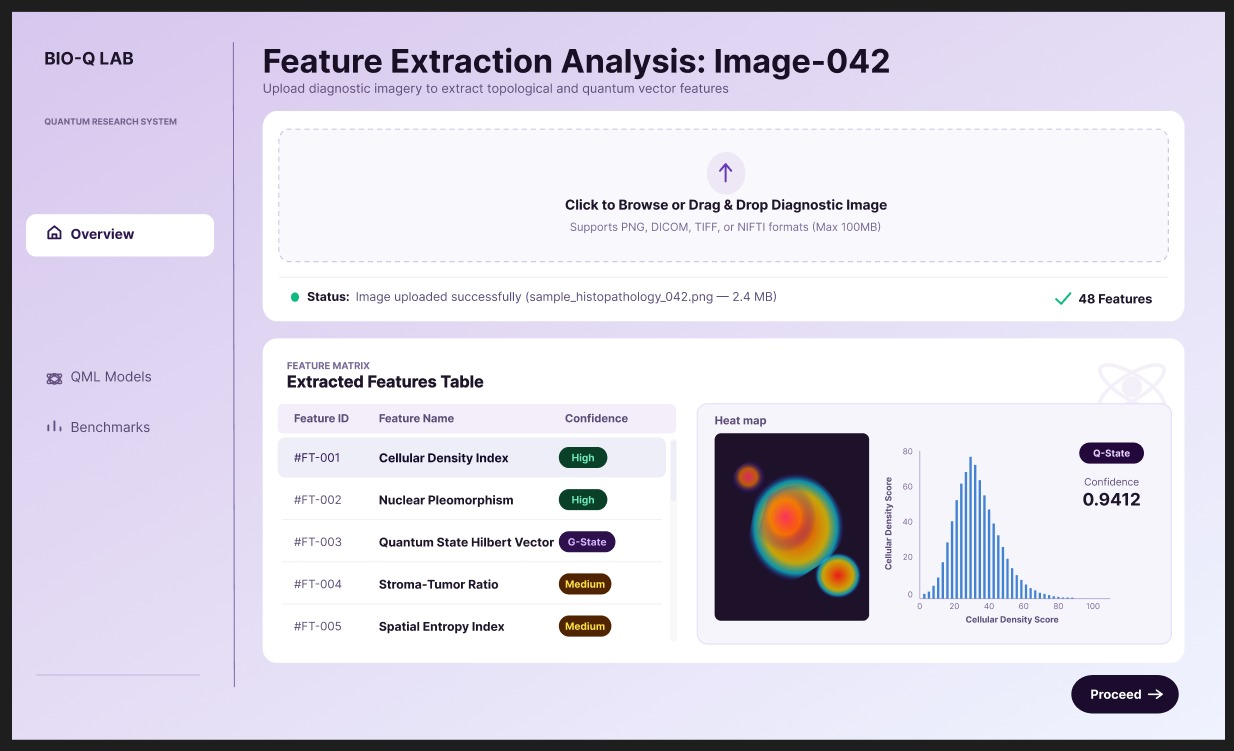
#> input picture Context-references/screen1.jpeg, 1234 x 751 px
$ python -i preprocess.py   (imports and definitions only)
#> lines starting #> are read from the running program, lines starting #| are printed output that depends on the picture; after the words box and inside, x2 and y2 are one past the last pixel; in counts of white or black regions, pixels touching at a corner belong together
"""
core/preprocess.py  (backend/core/preprocess.py)
================================================

SEAM 2 — preprocessing ops. Phase 1 ships nine user ops plus two locked ones.

    OP_REGISTRY[name] -> OpSpec(op, label, order, fn, params_schema, locked)
    PRESETS[name]     -> PresetSpec(name, label, ops)

Adding an op in Phase 2/3 = write a function + add one dict entry. No frontend
work: the Configure screen builds its controls from `params_schema`.

THE TWO RULES
-------------
1.  Every op takes and returns **uint8 RGB, shape (H, W, 3)**. Always. Even
    grayscale and binarize, which convert back to three channels before
    returning. This makes ops freely composable, makes every intermediate
    stage directly renderable in the preview strip, and removes an entire
    class of "why is this array 2-D here" bug.

2.  `order` is a property of the OP, not of the user's config. Users toggle
    ops on and off and tune params; they never reorder. This is not UI
    laziness — the order is load-bearing:

        remove_grid (300) MUST run before grayscale (400)

    because it identifies the pink ECG graph paper by its *colour saturation*.
    After grayscale, that information is gone and the op silently does
    nothing. `apply_ops` sorts by `order` regardless of list order, so a
    config that lists them backwards still works.

No ML here. Nothing is fitted, nothing is learned, every image gets identical
treatment. That is why preprocessing is not subject to the train-only rule —
there is nothing to leak.
"""

from __future__ import annotations

import base64
import io
import logging
from pathlib import Path
from typing import Any, Sequence

import cv2
import numpy as np
from PIL import Image, ImageOps

from backend.core.contracts import OpConfig, OpSpec, PresetSpec

log = logging.getLogger(__name__)

RESIZE_PX = 224          # ResNet18 input; BackboneSpec.input_size agrees
PREVIEW_PX = 240         # per-stage thumbnail size for the preview strip


# ---------------------------------------------------------------------------
# Image I/O — the one place a file becomes an array
# ---------------------------------------------------------------------------

# [21 lines left out: functions load_image, to_b64, not called in this run]


# ---------------------------------------------------------------------------
# Internal helpers
# ---------------------------------------------------------------------------

def _rgb(img: np.ndarray) -> np.ndarray:
    """Coerce anything to contiguous uint8 (H, W, 3). Rule 1's enforcement."""
    a = np.asarray(img)
    if a.dtype != np.uint8:
        a = np.clip(a, 0, 255).astype(np.uint8)
    if a.ndim == 2:
        a = cv2.cvtColor(a, cv2.COLOR_GRAY2RGB)
    elif a.ndim == 3 and a.shape[2] == 4:
        a = cv2.cvtColor(a, cv2.COLOR_RGBA2RGB)
    elif a.ndim == 3 and a.shape[2] == 1:
        a = cv2.cvtColor(a[:, :, 0], cv2.COLOR_GRAY2RGB)
    elif a.ndim != 3 or a.shape[2] != 3:
        raise ValueError(f"cannot interpret array of shape {a.shape} as an image")
    return np.ascontiguousarray(a)


def _gray(img: np.ndarray) -> np.ndarray:
    """Single-channel view for ops that need it internally."""
    return cv2.cvtColor(_rgb(img), cv2.COLOR_RGB2GRAY)
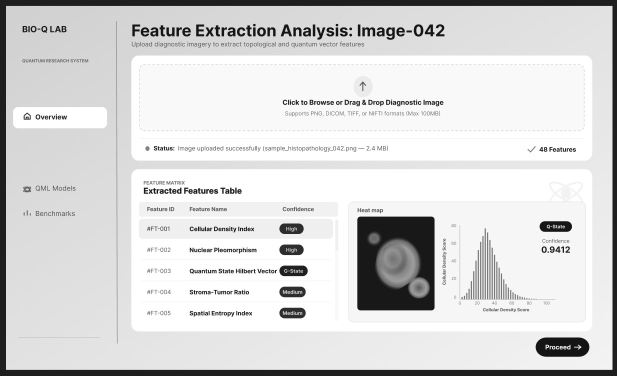
#> returned value: shape (751, 1234) (shown at 1/2 size); min 8, max 255, mean 216.2


# [74 lines left out: functions _ink_mask, op_crop_border, op_deskew, op_remove_grid, not called in this run]


def op_grayscale(img: np.ndarray) -> np.ndarray:
    """Colour carries no diagnostic signal once the grid is gone."""
    return cv2.cvtColor(_gray(img), cv2.COLOR_GRAY2RGB)


# [20 lines left out: functions op_clahe, op_denoise, not called in this run]


def op_binarize(img: np.ndarray, method: str = "fixed",
                thr: int = 200) -> np.ndarray:
    """Black trace on white. fixed is predictable and demoable; otsu picks the
    threshold per image and handles varying exposure; adaptive handles uneven
    lighting across a single page."""
    g = _gray(img)
    if method == "otsu":
        _, b = cv2.threshold(g, 0, 255, cv2.THRESH_BINARY + cv2.THRESH_OTSU)
    elif method == "adaptive":
        b = cv2.adaptiveThreshold(g, 255, cv2.ADAPTIVE_THRESH_GAUSSIAN_C,
                                  cv2.THRESH_BINARY, 31, 10)
    else:
        _, b = cv2.threshold(g, int(thr), 255, cv2.THRESH_BINARY)
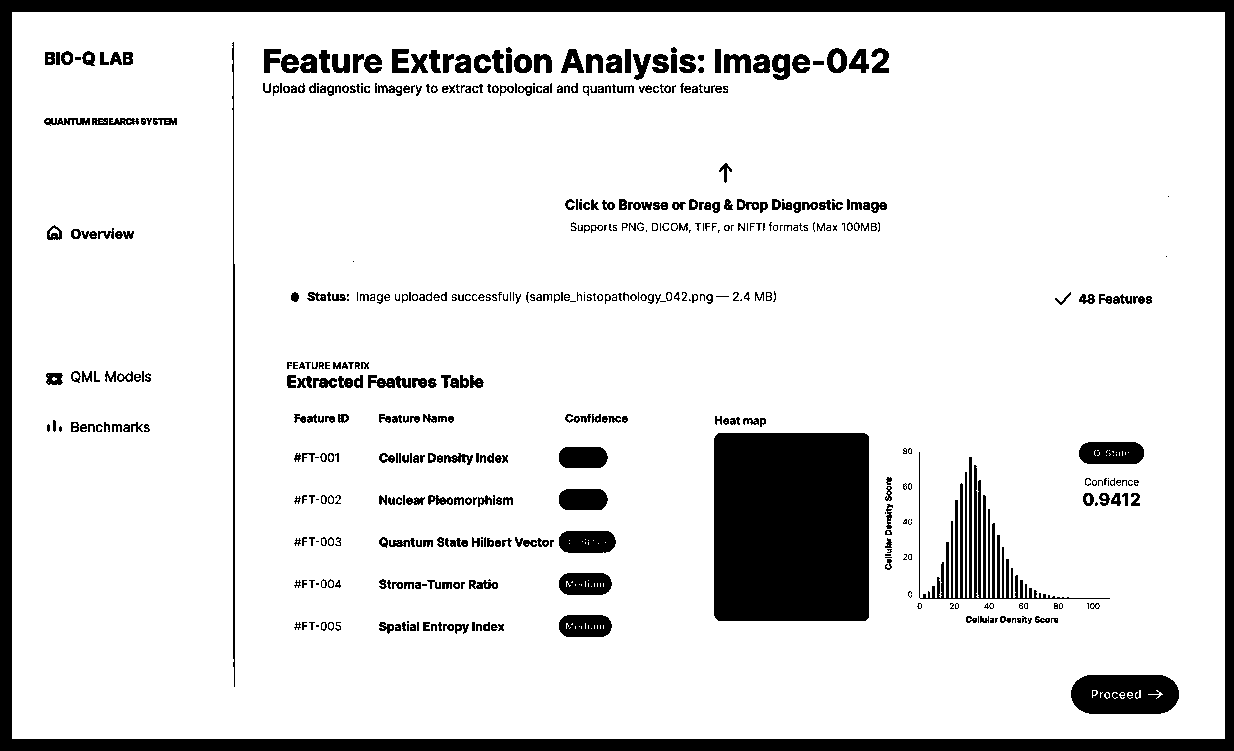
#> b: shape (751, 1234); 87.6% white; 521 black regions (136 under 20 px), largest, box (x1, y1, x2, y2) and area: (0, 0, 1234, 751) 44883, (714, 433, 869, 621) 29105, (919, 452, 1110, 599) 4352
    return cv2.cvtColor(b, cv2.COLOR_GRAY2RGB)


# [48 lines left out: functions op_remove_lead_lines, op_invert, op_to_rgb, op_resize, not called in this run]


# ---------------------------------------------------------------------------
# THE REGISTRY.  `order` is fixed. See Rule 2.
# ---------------------------------------------------------------------------

def _num(kind, lo, hi, default, label, step=None, help=""):
    d = {"type": kind, "min": lo, "max": hi, "default": default, "label": label}
    if step is not None:
        d["step"] = step
    if help:
        d["help"] = help
    return d


def _enum(options, default, label, help=""):
    d = {"type": "enum", "options": list(options), "default": default, "label": label}
    if help:
        d["help"] = help
    return d


OP_REGISTRY: dict[str, OpSpec] = {
    "crop_border": OpSpec(
        op="crop_border", label="Crop border", order=100, fn=op_crop_border,
        params_schema={"ratio": _num("float", 0.0, 0.25, 0.03,
                                     "Border ratio", step=0.01)},
        description="Trim scan margins and report header bars.",
    ),
    "deskew": OpSpec(
        op="deskew", label="Deskew", order=200, fn=op_deskew,
        params_schema={"max_angle": _num("float", 1.0, 30.0, 10.0,
                                         "Max correction °", step=1.0)},
        description="Straighten a crooked scan or photo.",
    ),
    "remove_grid": OpSpec(
        op="remove_grid", label="Remove grid", order=300, fn=op_remove_grid,
        params_schema={
            "mode": _enum(["color", "adaptive"], "color", "Mode",
                          "color needs the original pink paper; "
                          "adaptive works on grayscale scans too"),
            "sat_thresh": _num("int", 10, 200, 40, "Colour sensitivity"),
        },
        description="Suppress ECG graph paper, keep the trace. "
                    "Runs before grayscale — it needs the colour.",
    ),
    "grayscale": OpSpec(
        op="grayscale", label="Grayscale", order=400, fn=op_grayscale,
        description="Colour carries no signal once the grid is gone.",
    ),
    "clahe": OpSpec(
        op="clahe", label="CLAHE (local contrast)", order=500, fn=op_clahe,
        params_schema={
            "clip": _num("float", 1.0, 8.0, 2.0, "Clip limit", step=0.5),
            "grid": _num("int", 2, 16, 8, "Tile grid"),
        },
        description="Rescues faint traces on photos. Amplifies noise on clean scans.",
    ),
    "denoise": OpSpec(
        op="denoise", label="Denoise", order=600, fn=op_denoise,
        params_schema={
            "method": _enum(["median", "nlmeans"], "median", "Method",
                            "nlmeans is ~300ms/image — five minutes on 1000 images"),
            "strength": _num("int", 1, 9, 3, "Strength"),
        },
        description="Remove speckle from photographed printouts.",
    ),
    "binarize": OpSpec(
        op="binarize", label="Binarize", order=700, fn=op_binarize,
        params_schema={
            "method": _enum(["fixed", "otsu", "adaptive"], "fixed", "Method"),
            "thr": _num("int", 0, 255, 200, "Threshold (fixed only)"),
        },
        description="Black trace on white background.",
    ),
    "remove_lead_lines": OpSpec(
        op="remove_lead_lines", label="Remove lead separators", order=800,
        fn=op_remove_lead_lines,
        params_schema={
            "axis": _enum(["vertical", "horizontal"], "vertical", "Axis"),
            "min_frac": _num("float", 0.2, 1.0, 0.5, "Min length", step=0.05),
            "thickness": _num("int", 1, 9, 3, "Erase thickness"),
        },
        description="Erase the rules between lead readings. They are identical "
                    "in every image, so they are noise the model can only overfit.",
    ),
    "invert": OpSpec(
        op="invert", label="Invert", order=850, fn=op_invert,
        description="White trace on black, closer to ImageNet statistics.",
    ),
    # --- locked, always applied, never user-toggleable ---------------------
    "to_rgb": OpSpec(
        op="to_rgb", label="To RGB", order=900, fn=op_to_rgb, locked=True,
        description="Guarantees the uint8 (H, W, 3) handoff type.",
    ),
    "resize": OpSpec(
        op="resize", label=f"Resize {RESIZE_PX}", order=1000, fn=op_resize,
        locked=True,
        params_schema={"size": _num("int", 64, 512, RESIZE_PX, "Size")},
        description="Backbone input size.",
    ),
}

ALWAYS: tuple[str, ...] = ("to_rgb", "resize")     # appended by apply_ops


# ---------------------------------------------------------------------------
# Presets
# ---------------------------------------------------------------------------

PRESETS: dict[str, PresetSpec] = {
    "raw": PresetSpec(
        name="raw", label="Raw (resize only)", ops=[],
        description="No cleanup. The honest baseline to benchmark against.",
    ),
    "ecg_clean_scan": PresetSpec(
        name="ecg_clean_scan", label="ECG — clean scan",
        ops=[
            OpConfig("crop_border", {"ratio": 0.03}),
            OpConfig("grayscale"),
            OpConfig("binarize", {"method": "fixed", "thr": 200}),
            OpConfig("remove_lead_lines", {"axis": "vertical"}),
        ],
        description="Flatbed scans of ECG printouts. Start here.",
    ),
    "ecg_grid_paper": PresetSpec(
        name="ecg_grid_paper", label="ECG — pink grid paper",
        ops=[
            OpConfig("crop_border", {"ratio": 0.03}),
            OpConfig("remove_grid", {"mode": "color", "sat_thresh": 40}),
            OpConfig("grayscale"),
            OpConfig("clahe", {"clip": 2.0}),
            OpConfig("binarize", {"method": "otsu"}),
            OpConfig("remove_lead_lines", {"axis": "vertical"}),
        ],
        description="Colour scans where the graph paper is still visible.",
    ),
    "ecg_photo": PresetSpec(
        name="ecg_photo", label="ECG — phone photo",
        ops=[
            OpConfig("crop_border", {"ratio": 0.05}),
            OpConfig("deskew", {"max_angle": 10.0}),
            OpConfig("remove_grid", {"mode": "adaptive"}),
            OpConfig("grayscale"),
            OpConfig("clahe", {"clip": 3.0}),
            OpConfig("denoise", {"method": "median", "strength": 3}),
            OpConfig("binarize", {"method": "adaptive"}),
        ],
        description="Handheld photos: crooked, uneven lighting, shadows.",
    ),
}


# ---------------------------------------------------------------------------
# Applying ops
# ---------------------------------------------------------------------------

# [79 lines left out: functions resolve_params, _plan, apply_ops, preview_stages, ops_catalog, not called in this run]


def presets_catalog() -> list[dict[str, Any]]:
    """GET /presets"""
    return [PRESETS[n].catalog_entry() for n in PRESETS]


# ---------------------------------------------------------------------------
# Smoke test:  python -m backend.core.preprocess
# ---------------------------------------------------------------------------

# [111 lines not run here, left out]

>>> import cv2
>>> picture = cv2.cvtColor(cv2.imread('../../Context-references/screen1.jpeg'), cv2.COLOR_BGR2RGB)
>>> result = op_binarize(picture)

$ run again, on Context-references/screen2.jpeg
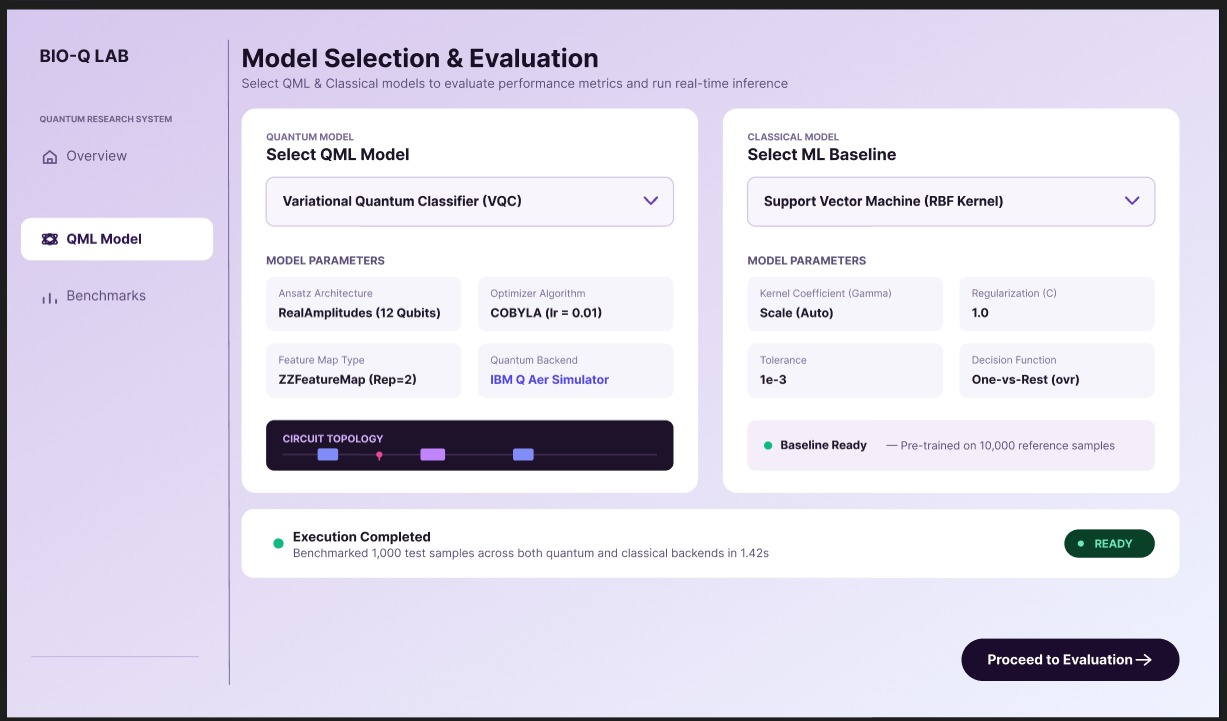
#> input picture Context-references/screen2.jpeg, 1227 x 721 px
#> in _gray, `return cv2.cvtColor(_rgb(img), cv2.COLOR_RGB2GRAY)`:
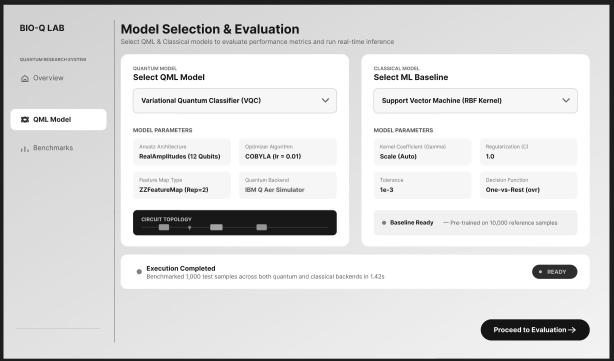
#> returned value: shape (721, 1227) (shown at 1/2 size); min 8, max 255, mean 220.1
#> in op_binarize, `_, b = cv2.threshold(g, int(thr), 255, cv2.THRESH_BINARY)`:
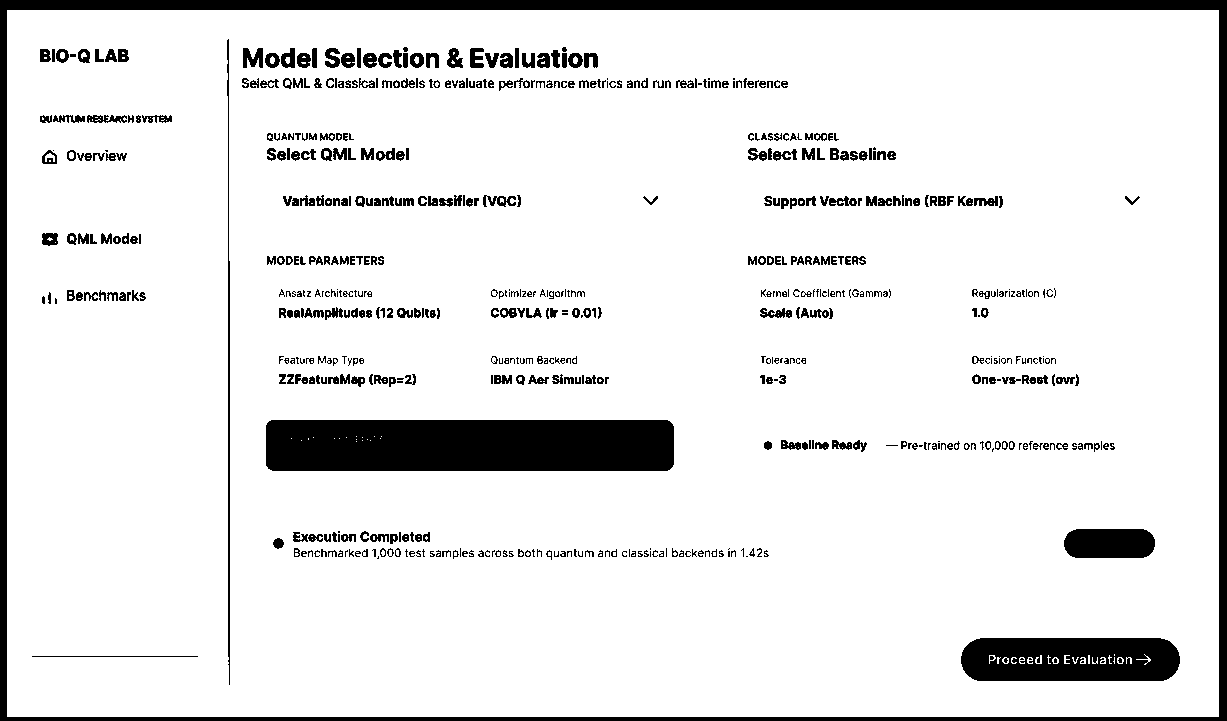
#> b: shape (721, 1227); 90.3% white; 617 black regions (197 under 20 px), largest, box (x1, y1, x2, y2) and area: (0, 0, 1227, 721) 27783, (266, 420, 674, 471) 20729, (961, 638, 1180, 681) 8475
